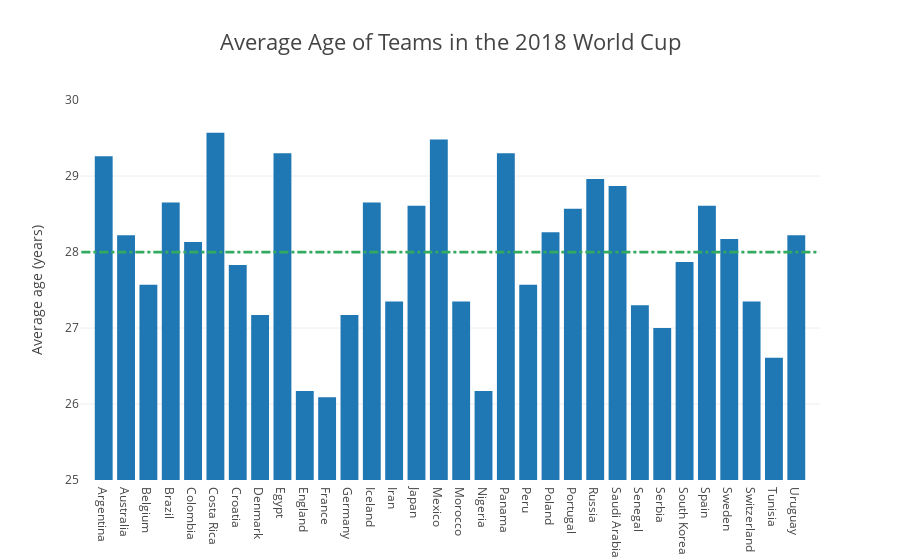

Write notebook code for a chart like this one.
### Markdown cell above
### Plot the average age of each team

### Code cell
layout = go.Layout(
            title = 'Average Age of Teams in the 2018 World Cup',
            titlefont = dict(size=22),
            yaxis = dict(
                title = 'Average age (years)',
                titlefont = dict(size=14),
                range = [25, 30]),
            shapes = [dict(
                type = 'line',
                layer = 'above',
                fillcolor = 'rgba(44, 160, 101, 0.5)',
                y0 = 28,
                y1 = 28,
                x0 = -1,
                x1 = 32,
                line = dict(
                       color = 'rgb(50, 171, 96)',
                       width = 2.75,
                       dash = 'dashdot'))])   

bar = [go.Bar(x=AvgDf.Team, y=AvgDf.age)]

fig = go.Figure(data = bar, layout = layout)
iplot(fig, filename = 'Age by Team')

### Figure 1 — Plotly figure (JSON) as saved in the notebook; plotly's stock layout.template omitted (floating-point values rounded to 4 significant figures)
{"data": [{"type": "bar", "uid": "df913a2e-8d1c-11e8-8b11-90e459fa9f4b", "x": ["Argentina", "Australia", "Belgium", "Brazil", "Colombia", "Costa Rica", "Croatia", "Denmark", "Egypt", "England", "France", "Germany", "Iceland", "Iran", "Japan", "Mexico", "Morocco", "Nigeria", "Panama", "Peru", "Poland", "Portugal", "Russia", "Saudi Arabia", "Senegal", "Serbia", "South Korea", "Spain", "Sweden", "Switzerland", "Tunisia", "Uruguay"], "y": [29.26, 28.22, 27.57, 28.65, 28.13, 29.57, 27.83, 27.17, 29.3, 26.17, 26.09, 27.17, 28.65, 27.35, 28.61, 29.48, 27.35, 26.17, 29.3, 27.57, 28.26, 28.57, 28.96, 28.87, 27.3, 27, 27.87, 28.61, 28.17, 27.35, 26.61, 28.22]}], "layout": {"shapes": [{"fillcolor": "rgba(44, 160, 101, 0.5)", "layer": "above", "line": {"color": "rgb(50, 171, 96)", "dash": "dashdot", "width": 2.75}, "type": "line", "x0": -1, "x1": 32, "y0": 28, "y1": 28}], "title": "Average Age of Teams in the 2018 World Cup", "titlefont": {"size": 22}, "yaxis": {"range": [25, 30], "title": "Average age (years)", "titlefont": {"size": 14}}}}
